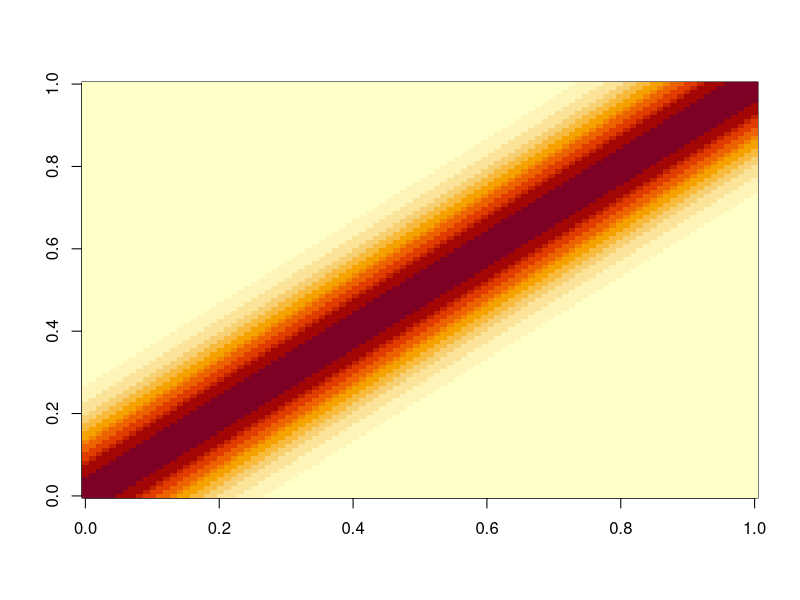

Here is the R script that generated this plot: (Note: this script raises an error after producing the figure.)

meanFunc<-function(xValues,func=NULL){
  if(is.null(func)) return(rep(0,length(xValues)))
  yValues<-func(xValues)
  return(yValues)
}

SqrExpCov<-function(x1,x2,sigma=1,lengthScale=1){
  if(lengthScale<=0) stop("Values of lengthScale not allowed")
  if(sigma<=0) stop("Values of sigma not allowed")
  covVal<-sigma^2*exp(((x1-x2)^2)/(-2*lengthScale))
  return(covVal)
}


createCovMatrix<-function(xVal,yVal=NULL,covFunc,...){
  index<-1:length(xVal)
#   indexMat<-as.matrix(expand.grid(index,index))
#   covValues<-covFunc(x1=indexMat[,1],x2=indexMat[,2],...)
#   covMat<-matrix(0,length(xVal),length(xVal))
#   covMat[indexMat]<-covValues

  
  if(is.null(yVal)){
    covMat<-matrix(0,length(xVal),length(xVal))
    for(i in 1:length(xVal)){
      for(j in 1:length(xVal)){
        covMat[i,j]<-covFunc(x1=xVal[i],x2=xVal[j],...)
      } 
    }
  }else {
    covMat<-matrix(0,length(yVal),length(xVal))
    for(i in 1:length(yVal)){  # rows 
      for(j in 1:length(xVal)){ # cols
        covMat[i,j]<-covFunc(x1=yVal[i],x2=xVal[j],...)
      } 
    }
    colnames(covMat)<-paste("xVal",1:length(xVal))
    rownames(covMat)<-paste("yVal",1:length(yVal))
  }
  return(covMat)
}

sampleGP<-function(noDraw,xVal,covFunc,func=NULL,onlyPara=FALSE,...){
  meanVal<-meanFunc(xVal,func=func)
  covMat<-createCovMatrix(xVal=xVal,covFunc=covFunc,...)
  if(onlyPara){
    return(list(covMat=covMat,means=meanVal))
  } 
  library(MASS)
  draws<-mvrnorm(n=noDraw,mu=meanVal,Sigma=covMat)
  colnames(draws)<-xVal
  rownames(draws)<-1:noDraw
  res<-list(draws=draws,covMat=covMat,means=meanVal)
  return(res)
}

plotGP<-function(drawMatrix){
  maxVal<-max(drawMatrix)
  minVal<-min(drawMatrix)
  noDraws<-dim(drawMatrix)[1]
  if(noDraws==1) {
    plot(x=as.numeric(colnames(drawMatrix)),y=drawMatrix[1,], type="l", xlab="t",ylab="y")
  }else{
    plot(x=as.numeric(colnames(drawMatrix)),y=drawMatrix[1,], type="l", 
         xlab="t",ylab="y",ylim=c(minVal,maxVal))
    for(i in 2:noDraws)
    lines(x=as.numeric(colnames(drawMatrix)),y=drawMatrix[i,])
  }
}





draw<-sampleGP(noDraw=20,xVal=seq(-6,6,length.out=100),covFunc=SqrExpCov,lengthScale=2,sigma=1,func=sin)
draw<-sampleGP(noDraw=20,xVal=seq(-6,6,length.out=100),covFunc=SqrExpCov,lengthScale=2,sigma=1,func=sin,onlyPara=T)
#round(draw$covMat,4)
image(draw$covMat)
plotGP(drawMatrix=draw$draws)

draw<-sampleGP(noDraw=20,xVal=seq(-6,6,length.out=100),covFunc=SqrExpCov)
